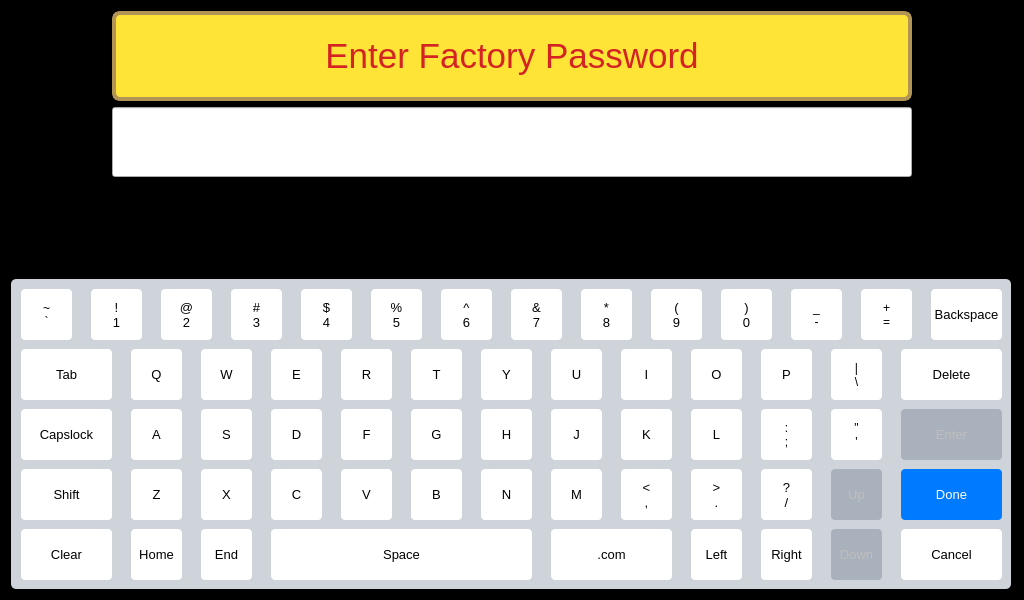
<?xml version="1.0" encoding="UTF-8"?>
<ui version="4.0">
 <class>KeyboardWidget</class>
 <widget class="QWidget" name="KeyboardWidget">
  <property name="geometry">
   <rect>
    <x>0</x>
    <y>0</y>
    <width>1024</width>
    <height>600</height>
   </rect>
  </property>
  <property name="sizePolicy">
   <sizepolicy hsizetype="Fixed" vsizetype="Fixed">
    <horstretch>0</horstretch>
    <verstretch>0</verstretch>
   </sizepolicy>
  </property>
  <property name="minimumSize">
   <size>
    <width>1024</width>
    <height>600</height>
   </size>
  </property>
  <property name="maximumSize">
   <size>
    <width>1024</width>
    <height>600</height>
   </size>
  </property>
  <property name="windowTitle">
   <string>Form</string>
  </property>
  <property name="styleSheet">
   <string notr="true">QWidget#KeyboardWidget {
background-color: black;
}</string>
  </property>
  <layout class="QVBoxLayout" name="verticalLayout">
   <item>
    <layout class="QHBoxLayout" name="horizontalLayout">
     <item>
      <spacer name="horizontalSpacer">
       <property name="orientation">
        <enum>Qt::Horizontal</enum>
       </property>
       <property name="sizeHint" stdset="0">
        <size>
         <width>40</width>
         <height>20</height>
        </size>
       </property>
      </spacer>
     </item>
     <item>
      <widget class="QLabel" name="Label">
       <property name="minimumSize">
        <size>
         <width>800</width>
         <height>90</height>
        </size>
       </property>
       <property name="maximumSize">
        <size>
         <width>16777215</width>
         <height>90</height>
        </size>
       </property>
       <property name="font">
        <font>
         <pointsize>26</pointsize>
        </font>
       </property>
       <property name="styleSheet">
        <string notr="true">background: rgb(255, 228, 56);
border: 4px solid rgb(178, 149, 84);
border-radius: 8px;
color: rgb(212, 35, 35);</string>
       </property>
       <property name="text">
        <string>Enter Factory Password</string>
       </property>
       <property name="alignment">
        <set>Qt::AlignCenter</set>
       </property>
      </widget>
     </item>
     <item>
      <spacer name="horizontalSpacer_2">
       <property name="orientation">
        <enum>Qt::Horizontal</enum>
       </property>
       <property name="sizeHint" stdset="0">
        <size>
         <width>40</width>
         <height>20</height>
        </size>
       </property>
      </spacer>
     </item>
    </layout>
   </item>
   <item>
    <layout class="QHBoxLayout" name="horizontalLayout_2">
     <item>
      <spacer name="horizontalSpacer_3">
       <property name="orientation">
        <enum>Qt::Horizontal</enum>
       </property>
       <property name="sizeHint" stdset="0">
        <size>
         <width>40</width>
         <height>20</height>
        </size>
       </property>
      </spacer>
     </item>
     <item>
      <widget class="QLineEdit" name="lineEdit">
       <property name="minimumSize">
        <size>
         <width>800</width>
         <height>70</height>
        </size>
       </property>
       <property name="maximumSize">
        <size>
         <width>16777215</width>
         <height>70</height>
        </size>
       </property>
       <property name="font">
        <font>
         <pointsize>26</pointsize>
        </font>
       </property>
       <property name="styleSheet">
        <string notr="true">padding: 0 18px;</string>
       </property>
      </widget>
     </item>
     <item>
      <spacer name="horizontalSpacer_4">
       <property name="orientation">
        <enum>Qt::Horizontal</enum>
       </property>
       <property name="sizeHint" stdset="0">
        <size>
         <width>40</width>
         <height>20</height>
        </size>
       </property>
      </spacer>
     </item>
    </layout>
   </item>
   <item>
    <spacer name="verticalSpacer">
     <property name="orientation">
      <enum>Qt::Vertical</enum>
     </property>
     <property name="sizeHint" stdset="0">
      <size>
       <width>20</width>
       <height>87</height>
      </size>
     </property>
    </spacer>
   </item>
   <item>
    <widget class="QWidget" name="keyboard" native="true">
     <property name="minimumSize">
      <size>
       <width>1000</width>
       <height>310</height>
      </size>
     </property>
     <property name="maximumSize">
      <size>
       <width>1000</width>
       <height>310</height>
      </size>
     </property>
     <property name="font">
      <font>
       <pointsize>10</pointsize>
      </font>
     </property>
     <property name="focusPolicy">
      <enum>Qt::NoFocus</enum>
     </property>
     <property name="styleSheet">
      <string notr="true">QWidget#keyboard {
background-color: rgb(207, 212, 218);
border-radius: 5px;
}

QPushButton {
background-color: white;
border-radius: 4px;
}

QPushButton:hover {
background-color: rgb(233, 233, 233);
}

QPushButton::checked {
background-color: lightgreen;
}

QPushButton:disabled {
background-color: rgb(169, 177, 188);
}</string>
     </property>
     <widget class="QPushButton" name="key_tab">
      <property name="geometry">
       <rect>
        <x>10</x>
        <y>70</y>
        <width>91</width>
        <height>51</height>
       </rect>
      </property>
      <property name="font">
       <font>
        <pointsize>10</pointsize>
       </font>
      </property>
      <property name="focusPolicy">
       <enum>Qt::NoFocus</enum>
      </property>
      <property name="text">
       <string>Tab</string>
      </property>
     </widget>
     <widget class="QPushButton" name="key_capslock">
      <property name="geometry">
       <rect>
        <x>10</x>
        <y>130</y>
        <width>91</width>
        <height>51</height>
       </rect>
      </property>
      <property name="font">
       <font>
        <pointsize>10</pointsize>
       </font>
      </property>
      <property name="focusPolicy">
       <enum>Qt::NoFocus</enum>
      </property>
      <property name="text">
       <string>Capslock</string>
      </property>
      <property name="checkable">
       <bool>true</bool>
      </property>
     </widget>
     <widget class="QPushButton" name="key_shift">
      <property name="geometry">
       <rect>
        <x>10</x>
        <y>190</y>
        <width>91</width>
        <height>51</height>
       </rect>
      </property>
      <property name="font">
       <font>
        <pointsize>10</pointsize>
       </font>
      </property>
      <property name="focusPolicy">
       <enum>Qt::NoFocus</enum>
      </property>
      <property name="text">
       <string>Shift</string>
      </property>
      <property name="checkable">
       <bool>true</bool>
      </property>
     </widget>
     <widget class="QPushButton" name="key_clear">
      <property name="geometry">
       <rect>
        <x>10</x>
        <y>250</y>
        <width>91</width>
        <height>51</height>
       </rect>
      </property>
      <property name="font">
       <font>
        <pointsize>10</pointsize>
       </font>
      </property>
      <property name="focusPolicy">
       <enum>Qt::NoFocus</enum>
      </property>
      <property name="text">
       <string>Clear</string>
      </property>
     </widget>
     <widget class="QPushButton" name="key_1">
      <property name="geometry">
       <rect>
        <x>80</x>
        <y>10</y>
        <width>51</width>
        <height>51</height>
       </rect>
      </property>
      <property name="font">
       <font>
        <pointsize>10</pointsize>
       </font>
      </property>
      <property name="focusPolicy">
       <enum>Qt::NoFocus</enum>
      </property>
      <property name="text">
       <string>!
1</string>
      </property>
     </widget>
     <widget class="QPushButton" name="key_2">
      <property name="geometry">
       <rect>
        <x>150</x>
        <y>10</y>
        <width>51</width>
        <height>51</height>
       </rect>
      </property>
      <property name="font">
       <font>
        <pointsize>10</pointsize>
       </font>
      </property>
      <property name="focusPolicy">
       <enum>Qt::NoFocus</enum>
      </property>
      <property name="text">
       <string>@
2</string>
      </property>
     </widget>
     <widget class="QPushButton" name="key_3">
      <property name="geometry">
       <rect>
        <x>220</x>
        <y>10</y>
        <width>51</width>
        <height>51</height>
       </rect>
      </property>
      <property name="font">
       <font>
        <pointsize>10</pointsize>
       </font>
      </property>
      <property name="focusPolicy">
       <enum>Qt::NoFocus</enum>
      </property>
      <property name="text">
       <string>#
3</string>
      </property>
     </widget>
     <widget class="QPushButton" name="key_4">
      <property name="geometry">
       <rect>
        <x>290</x>
        <y>10</y>
        <width>51</width>
        <height>51</height>
       </rect>
      </property>
      <property name="font">
       <font>
        <pointsize>10</pointsize>
       </font>
      </property>
      <property name="focusPolicy">
       <enum>Qt::NoFocus</enum>
      </property>
      <property name="text">
       <string>$
4</string>
      </property>
     </widget>
     <widget class="QPushButton" name="key_5">
      <property name="geometry">
       <rect>
        <x>360</x>
        <y>10</y>
        <width>51</width>
        <height>51</height>
       </rect>
      </property>
      <property name="font">
       <font>
        <pointsize>10</pointsize>
       </font>
      </property>
      <property name="focusPolicy">
       <enum>Qt::NoFocus</enum>
      </property>
      <property name="text">
       <string>%
5</string>
      </property>
     </widget>
     <widget class="QPushButton" name="key_6">
      <property name="geometry">
       <rect>
        <x>430</x>
        <y>10</y>
        <width>51</width>
        <height>51</height>
       </rect>
      </property>
      <property name="font">
       <font>
        <pointsize>10</pointsize>
       </font>
      </property>
      <property name="focusPolicy">
       <enum>Qt::NoFocus</enum>
      </property>
      <property name="text">
       <string>^
6</string>
      </property>
     </widget>
     <widget class="QPushButton" name="key_7">
      <property name="geometry">
       <rect>
        <x>500</x>
        <y>10</y>
        <width>51</width>
        <height>51</height>
       </rect>
      </property>
      <property name="font">
       <font>
        <pointsize>10</pointsize>
       </font>
      </property>
      <property name="focusPolicy">
       <enum>Qt::NoFocus</enum>
      </property>
      <property name="text">
       <string>&amp;&amp;
7</string>
      </property>
     </widget>
     <widget class="QPushButton" name="key_8">
      <property name="geometry">
       <rect>
        <x>570</x>
        <y>10</y>
        <width>51</width>
        <height>51</height>
       </rect>
      </property>
      <property name="font">
       <font>
        <pointsize>10</pointsize>
       </font>
      </property>
      <property name="focusPolicy">
       <enum>Qt::NoFocus</enum>
      </property>
      <property name="text">
       <string>*
8</string>
      </property>
     </widget>
     <widget class="QPushButton" name="key_9">
      <property name="geometry">
       <rect>
        <x>640</x>
        <y>10</y>
        <width>51</width>
        <height>51</height>
       </rect>
      </property>
      <property name="font">
       <font>
        <pointsize>10</pointsize>
       </font>
      </property>
      <property name="focusPolicy">
       <enum>Qt::NoFocus</enum>
      </property>
      <property name="text">
       <string>(
9</string>
      </property>
     </widget>
     <widget class="QPushButton" name="key_0">
      <property name="geometry">
       <rect>
        <x>710</x>
        <y>10</y>
        <width>51</width>
        <height>51</height>
       </rect>
      </property>
      <property name="font">
       <font>
        <pointsize>10</pointsize>
       </font>
      </property>
      <property name="focusPolicy">
       <enum>Qt::NoFocus</enum>
      </property>
      <property name="text">
       <string>)
0</string>
      </property>
     </widget>
     <widget class="QPushButton" name="key_backspace">
      <property name="geometry">
       <rect>
        <x>920</x>
        <y>10</y>
        <width>71</width>
        <height>51</height>
       </rect>
      </property>
      <property name="font">
       <font>
        <pointsize>10</pointsize>
       </font>
      </property>
      <property name="focusPolicy">
       <enum>Qt::NoFocus</enum>
      </property>
      <property name="text">
       <string>Backspace</string>
      </property>
     </widget>
     <widget class="QPushButton" name="key_q">
      <property name="geometry">
       <rect>
        <x>120</x>
        <y>70</y>
        <width>51</width>
        <height>51</height>
       </rect>
      </property>
      <property name="font">
       <font>
        <pointsize>10</pointsize>
       </font>
      </property>
      <property name="focusPolicy">
       <enum>Qt::NoFocus</enum>
      </property>
      <property name="text">
       <string>Q</string>
      </property>
     </widget>
     <widget class="QPushButton" name="key_w">
      <property name="geometry">
       <rect>
        <x>190</x>
        <y>70</y>
        <width>51</width>
        <height>51</height>
       </rect>
      </property>
      <property name="font">
       <font>
        <pointsize>10</pointsize>
       </font>
      </property>
      <property name="focusPolicy">
       <enum>Qt::NoFocus</enum>
      </property>
      <property name="text">
       <string>W</string>
      </property>
     </widget>
     <widget class="QPushButton" name="key_e">
      <property name="geometry">
       <rect>
        <x>260</x>
        <y>70</y>
        <width>51</width>
        <height>51</height>
       </rect>
      </property>
      <property name="font">
       <font>
        <pointsize>10</pointsize>
       </font>
      </property>
      <property name="focusPolicy">
       <enum>Qt::NoFocus</enum>
      </property>
      <property name="text">
       <string>E</string>
      </property>
     </widget>
     <widget class="QPushButton" name="key_r">
      <property name="geometry">
       <rect>
        <x>330</x>
        <y>70</y>
        <width>51</width>
        <height>51</height>
       </rect>
      </property>
      <property name="font">
       <font>
        <pointsize>10</pointsize>
       </font>
      </property>
      <property name="focusPolicy">
       <enum>Qt::NoFocus</enum>
      </property>
      <property name="text">
       <string>R</string>
      </property>
     </widget>
     <widget class="QPushButton" name="key_t">
      <property name="geometry">
       <rect>
        <x>400</x>
        <y>70</y>
        <width>51</width>
        <height>51</height>
       </rect>
      </property>
      <property name="font">
       <font>
        <pointsize>10</pointsize>
       </font>
      </property>
      <property name="focusPolicy">
       <enum>Qt::NoFocus</enum>
      </property>
      <property name="text">
       <string>T</string>
      </property>
     </widget>
     <widget class="QPushButton" name="key_y">
      <property name="geometry">
       <rect>
        <x>470</x>
        <y>70</y>
        <width>51</width>
        <height>51</height>
       </rect>
      </property>
      <property name="font">
       <font>
        <pointsize>10</pointsize>
       </font>
      </property>
      <property name="focusPolicy">
       <enum>Qt::NoFocus</enum>
      </property>
      <property name="text">
       <string>Y</string>
      </property>
     </widget>
     <widget class="QPushButton" name="key_u">
      <property name="geometry">
       <rect>
        <x>540</x>
        <y>70</y>
        <width>51</width>
        <height>51</height>
       </rect>
      </property>
      <property name="font">
       <font>
        <pointsize>10</pointsize>
       </font>
      </property>
      <property name="focusPolicy">
       <enum>Qt::NoFocus</enum>
      </property>
      <property name="text">
       <string>U</string>
      </property>
     </widget>
     <widget class="QPushButton" name="key_i">
      <property name="geometry">
       <rect>
        <x>610</x>
        <y>70</y>
        <width>51</width>
        <height>51</height>
       </rect>
      </property>
      <property name="font">
       <font>
        <pointsize>10</pointsize>
       </font>
      </property>
      <property name="focusPolicy">
       <enum>Qt::NoFocus</enum>
      </property>
      <property name="text">
       <string>I</string>
      </property>
     </widget>
     <widget class="QPushButton" name="key_o">
      <property name="geometry">
       <rect>
        <x>680</x>
        <y>70</y>
        <width>51</width>
        <height>51</height>
       </rect>
      </property>
      <property name="font">
       <font>
        <pointsize>10</pointsize>
       </font>
      </property>
      <property name="focusPolicy">
       <enum>Qt::NoFocus</enum>
      </property>
      <property name="text">
       <string>O</string>
      </property>
     </widget>
     <widget class="QPushButton" name="key_p">
      <property name="geometry">
       <rect>
        <x>750</x>
        <y>70</y>
        <width>51</width>
        <height>51</height>
       </rect>
      </property>
      <property name="font">
       <font>
        <pointsize>10</pointsize>
       </font>
      </property>
      <property name="focusPolicy">
       <enum>Qt::NoFocus</enum>
      </property>
      <property name="text">
       <string>P</string>
      </property>
     </widget>
     <widget class="QPushButton" name="key_a">
      <property name="geometry">
       <rect>
        <x>120</x>
        <y>130</y>
        <width>51</width>
        <height>51</height>
       </rect>
      </property>
      <property name="font">
       <font>
        <pointsize>10</pointsize>
       </font>
      </property>
      <property name="focusPolicy">
       <enum>Qt::NoFocus</enum>
      </property>
      <property name="text">
       <string>A</string>
      </property>
     </widget>
     <widget class="QPushButton" name="key_s">
      <property name="geometry">
       <rect>
        <x>190</x>
        <y>130</y>
        <width>51</width>
        <height>51</height>
       </rect>
      </property>
      <property name="font">
       <font>
        <pointsize>10</pointsize>
       </font>
      </property>
      <property name="focusPolicy">
       <enum>Qt::NoFocus</enum>
      </property>
      <property name="text">
       <string>S</string>
      </property>
     </widget>
     <widget class="QPushButton" name="key_d">
      <property name="geometry">
       <rect>
        <x>260</x>
        <y>130</y>
        <width>51</width>
        <height>51</height>
       </rect>
      </property>
      <property name="font">
       <font>
        <pointsize>10</pointsize>
       </font>
      </property>
      <property name="focusPolicy">
       <enum>Qt::NoFocus</enum>
      </property>
      <property name="text">
       <string>D</string>
      </property>
     </widget>
     <widget class="QPushButton" name="key_f">
      <property name="geometry">
       <rect>
        <x>330</x>
        <y>130</y>
        <width>51</width>
        <height>51</height>
       </rect>
      </property>
      <property name="font">
       <font>
        <pointsize>10</pointsize>
       </font>
      </property>
      <property name="focusPolicy">
       <enum>Qt::NoFocus</enum>
      </property>
      <property name="text">
       <string>F</string>
      </property>
     </widget>
     <widget class="QPushButton" name="key_g">
      <property name="geometry">
       <rect>
        <x>400</x>
        <y>130</y>
        <width>51</width>
        <height>51</height>
       </rect>
      </property>
      <property name="font">
       <font>
        <pointsize>10</pointsize>
       </font>
      </property>
      <property name="focusPolicy">
       <enum>Qt::NoFocus</enum>
      </property>
      <property name="text">
       <string>G</string>
      </property>
     </widget>
     <widget class="QPushButton" name="key_h">
      <property name="geometry">
       <rect>
        <x>470</x>
        <y>130</y>
        <width>51</width>
        <height>51</height>
       </rect>
      </property>
      <property name="font">
       <font>
        <pointsize>10</pointsize>
       </font>
      </property>
      <property name="focusPolicy">
       <enum>Qt::NoFocus</enum>
      </property>
      <property name="text">
       <string>H</string>
      </property>
     </widget>
     <widget class="QPushButton" name="key_j">
      <property name="geometry">
       <rect>
        <x>540</x>
        <y>130</y>
        <width>51</width>
        <height>51</height>
       </rect>
      </property>
      <property name="font">
       <font>
        <pointsize>10</pointsize>
       </font>
      </property>
      <property name="focusPolicy">
       <enum>Qt::NoFocus</enum>
      </property>
      <property name="text">
       <string>J</string>
      </property>
     </widget>
     <widget class="QPushButton" name="key_k">
      <property name="geometry">
       <rect>
        <x>610</x>
        <y>130</y>
        <width>51</width>
        <height>51</height>
       </rect>
      </property>
      <property name="font">
       <font>
        <pointsize>10</pointsize>
       </font>
      </property>
      <property name="focusPolicy">
       <enum>Qt::NoFocus</enum>
      </property>
      <property name="text">
       <string>K</string>
      </property>
     </widget>
     <widget class="QPushButton" name="key_l">
      <property name="geometry">
       <rect>
        <x>680</x>
        <y>130</y>
        <width>51</width>
        <height>51</height>
       </rect>
      </property>
      <property name="font">
       <font>
        <pointsize>10</pointsize>
       </font>
      </property>
      <property name="focusPolicy">
       <enum>Qt::NoFocus</enum>
      </property>
      <property name="text">
       <string>L</string>
      </property>
     </widget>
     <widget class="QPushButton" name="key_z">
      <property name="geometry">
       <rect>
        <x>120</x>
        <y>190</y>
        <width>51</width>
        <height>51</height>
       </rect>
      </property>
      <property name="font">
       <font>
        <pointsize>10</pointsize>
       </font>
      </property>
      <property name="focusPolicy">
       <enum>Qt::NoFocus</enum>
      </property>
      <property name="text">
       <string>Z</string>
      </property>
     </widget>
     <widget class="QPushButton" name="key_x">
      <property name="geometry">
       <rect>
        <x>190</x>
        <y>190</y>
        <width>51</width>
        <height>51</height>
       </rect>
      </property>
      <property name="font">
       <font>
        <pointsize>10</pointsize>
       </font>
      </property>
      <property name="focusPolicy">
       <enum>Qt::NoFocus</enum>
      </property>
      <property name="text">
       <string>X</string>
      </property>
     </widget>
     <widget class="QPushButton" name="key_c">
      <property name="geometry">
       <rect>
        <x>260</x>
        <y>190</y>
        <width>51</width>
        <height>51</height>
       </rect>
      </property>
      <property name="font">
       <font>
        <pointsize>10</pointsize>
       </font>
      </property>
      <property name="focusPolicy">
       <enum>Qt::NoFocus</enum>
      </property>
      <property name="text">
       <string>C</string>
      </property>
     </widget>
     <widget class="QPushButton" name="key_v">
      <property name="geometry">
       <rect>
        <x>330</x>
        <y>190</y>
        <width>51</width>
        <height>51</height>
       </rect>
      </property>
      <property name="font">
       <font>
        <pointsize>10</pointsize>
       </font>
      </property>
      <property name="focusPolicy">
       <enum>Qt::NoFocus</enum>
      </property>
      <property name="text">
       <string>V</string>
      </property>
     </widget>
     <widget class="QPushButton" name="key_b">
      <property name="geometry">
       <rect>
        <x>400</x>
        <y>190</y>
        <width>51</width>
        <height>51</height>
       </rect>
      </property>
      <property name="font">
       <font>
        <pointsize>10</pointsize>
       </font>
      </property>
      <property name="focusPolicy">
       <enum>Qt::NoFocus</enum>
      </property>
      <property name="text">
       <string>B</string>
      </property>
     </widget>
     <widget class="QPushButton" name="key_n">
      <property name="geometry">
       <rect>
        <x>470</x>
        <y>190</y>
        <width>51</width>
        <height>51</height>
       </rect>
      </property>
      <property name="font">
       <font>
        <pointsize>10</pointsize>
       </font>
      </property>
      <property name="focusPolicy">
       <enum>Qt::NoFocus</enum>
      </property>
      <property name="text">
       <string>N</string>
      </property>
     </widget>
     <widget class="QPushButton" name="key_m">
      <property name="geometry">
       <rect>
        <x>540</x>
        <y>190</y>
        <width>51</width>
        <height>51</height>
       </rect>
      </property>
      <property name="font">
       <font>
        <pointsize>10</pointsize>
       </font>
      </property>
      <property name="focusPolicy">
       <enum>Qt::NoFocus</enum>
      </property>
      <property name="text">
       <string>M</string>
      </property>
     </widget>
     <widget class="QPushButton" name="key_comma">
      <property name="geometry">
       <rect>
        <x>610</x>
        <y>190</y>
        <width>51</width>
        <height>51</height>
       </rect>
      </property>
      <property name="font">
       <font>
        <pointsize>10</pointsize>
       </font>
      </property>
      <property name="focusPolicy">
       <enum>Qt::NoFocus</enum>
      </property>
      <property name="text">
       <string>&lt;
,</string>
      </property>
     </widget>
     <widget class="QPushButton" name="key_fullstop">
      <property name="geometry">
       <rect>
        <x>680</x>
        <y>190</y>
        <width>51</width>
        <height>51</height>
       </rect>
      </property>
      <property name="font">
       <font>
        <pointsize>10</pointsize>
       </font>
      </property>
      <property name="focusPolicy">
       <enum>Qt::NoFocus</enum>
      </property>
      <property name="text">
       <string>&gt;
.</string>
      </property>
     </widget>
     <widget class="QPushButton" name="key_slash">
      <property name="geometry">
       <rect>
        <x>750</x>
        <y>190</y>
        <width>51</width>
        <height>51</height>
       </rect>
      </property>
      <property name="font">
       <font>
        <pointsize>10</pointsize>
       </font>
      </property>
      <property name="focusPolicy">
       <enum>Qt::NoFocus</enum>
      </property>
      <property name="text">
       <string>?
/</string>
      </property>
     </widget>
     <widget class="QPushButton" name="key_space">
      <property name="geometry">
       <rect>
        <x>260</x>
        <y>250</y>
        <width>261</width>
        <height>51</height>
       </rect>
      </property>
      <property name="font">
       <font>
        <pointsize>10</pointsize>
       </font>
      </property>
      <property name="focusPolicy">
       <enum>Qt::NoFocus</enum>
      </property>
      <property name="text">
       <string>Space</string>
      </property>
     </widget>
     <widget class="QPushButton" name="key_dotcom">
      <property name="geometry">
       <rect>
        <x>540</x>
        <y>250</y>
        <width>121</width>
        <height>51</height>
       </rect>
      </property>
      <property name="font">
       <font>
        <pointsize>10</pointsize>
       </font>
      </property>
      <property name="focusPolicy">
       <enum>Qt::NoFocus</enum>
      </property>
      <property name="text">
       <string>.com</string>
      </property>
     </widget>
     <widget class="QPushButton" name="key_delete">
      <property name="geometry">
       <rect>
        <x>890</x>
        <y>70</y>
        <width>101</width>
        <height>51</height>
       </rect>
      </property>
      <property name="font">
       <font>
        <pointsize>10</pointsize>
       </font>
      </property>
      <property name="focusPolicy">
       <enum>Qt::NoFocus</enum>
      </property>
      <property name="text">
       <string>Delete</string>
      </property>
     </widget>
     <widget class="QPushButton" name="key_enter">
      <property name="enabled">
       <bool>false</bool>
      </property>
      <property name="geometry">
       <rect>
        <x>890</x>
        <y>130</y>
        <width>101</width>
        <height>51</height>
       </rect>
      </property>
      <property name="font">
       <font>
        <pointsize>10</pointsize>
       </font>
      </property>
      <property name="focusPolicy">
       <enum>Qt::NoFocus</enum>
      </property>
      <property name="text">
       <string>Enter</string>
      </property>
     </widget>
     <widget class="QPushButton" name="key_accept">
      <property name="geometry">
       <rect>
        <x>890</x>
        <y>190</y>
        <width>101</width>
        <height>51</height>
       </rect>
      </property>
      <property name="font">
       <font>
        <pointsize>10</pointsize>
       </font>
      </property>
      <property name="focusPolicy">
       <enum>Qt::NoFocus</enum>
      </property>
      <property name="styleSheet">
       <string notr="true">QPushButton#key_accept {
background-color: rgb(0, 122, 255);
color: white;
}

QPushButton#key_accept:hover {
background-color: rgb(30, 152, 255);
}</string>
      </property>
      <property name="text">
       <string>Done</string>
      </property>
     </widget>
     <widget class="QPushButton" name="key_reject">
      <property name="geometry">
       <rect>
        <x>890</x>
        <y>250</y>
        <width>101</width>
        <height>51</height>
       </rect>
      </property>
      <property name="font">
       <font>
        <pointsize>10</pointsize>
       </font>
      </property>
      <property name="focusPolicy">
       <enum>Qt::NoFocus</enum>
      </property>
      <property name="text">
       <string>Cancel</string>
      </property>
     </widget>
     <widget class="QPushButton" name="key_up">
      <property name="enabled">
       <bool>false</bool>
      </property>
      <property name="geometry">
       <rect>
        <x>820</x>
        <y>190</y>
        <width>51</width>
        <height>51</height>
       </rect>
      </property>
      <property name="font">
       <font>
        <pointsize>10</pointsize>
       </font>
      </property>
      <property name="focusPolicy">
       <enum>Qt::NoFocus</enum>
      </property>
      <property name="text">
       <string>Up</string>
      </property>
     </widget>
     <widget class="QPushButton" name="key_down">
      <property name="enabled">
       <bool>false</bool>
      </property>
      <property name="geometry">
       <rect>
        <x>820</x>
        <y>250</y>
        <width>51</width>
        <height>51</height>
       </rect>
      </property>
      <property name="font">
       <font>
        <pointsize>10</pointsize>
       </font>
      </property>
      <property name="focusPolicy">
       <enum>Qt::NoFocus</enum>
      </property>
      <property name="text">
       <string>Down</string>
      </property>
     </widget>
     <widget class="QPushButton" name="key_left">
      <property name="geometry">
       <rect>
        <x>680</x>
        <y>250</y>
        <width>51</width>
        <height>51</height>
       </rect>
      </property>
      <property name="font">
       <font>
        <pointsize>10</pointsize>
       </font>
      </property>
      <property name="focusPolicy">
       <enum>Qt::NoFocus</enum>
      </property>
      <property name="text">
       <string>Left</string>
      </property>
     </widget>
     <widget class="QPushButton" name="key_right">
      <property name="geometry">
       <rect>
        <x>750</x>
        <y>250</y>
        <width>51</width>
        <height>51</height>
       </rect>
      </property>
      <property name="font">
       <font>
        <pointsize>10</pointsize>
       </font>
      </property>
      <property name="focusPolicy">
       <enum>Qt::NoFocus</enum>
      </property>
      <property name="text">
       <string>Right</string>
      </property>
     </widget>
     <widget class="QPushButton" name="key_home">
      <property name="geometry">
       <rect>
        <x>120</x>
        <y>250</y>
        <width>51</width>
        <height>51</height>
       </rect>
      </property>
      <property name="font">
       <font>
        <pointsize>10</pointsize>
       </font>
      </property>
      <property name="focusPolicy">
       <enum>Qt::NoFocus</enum>
      </property>
      <property name="text">
       <string>Home</string>
      </property>
     </widget>
     <widget class="QPushButton" name="key_end">
      <property name="geometry">
       <rect>
        <x>190</x>
        <y>250</y>
        <width>51</width>
        <height>51</height>
       </rect>
      </property>
      <property name="font">
       <font>
        <pointsize>10</pointsize>
       </font>
      </property>
      <property name="focusPolicy">
       <enum>Qt::NoFocus</enum>
      </property>
      <property name="text">
       <string>End</string>
      </property>
     </widget>
     <widget class="QPushButton" name="key_accent">
      <property name="geometry">
       <rect>
        <x>10</x>
        <y>10</y>
        <width>51</width>
        <height>51</height>
       </rect>
      </property>
      <property name="focusPolicy">
       <enum>Qt::NoFocus</enum>
      </property>
      <property name="text">
       <string>~
`</string>
      </property>
     </widget>
     <widget class="QPushButton" name="key_minus">
      <property name="geometry">
       <rect>
        <x>780</x>
        <y>10</y>
        <width>51</width>
        <height>51</height>
       </rect>
      </property>
      <property name="focusPolicy">
       <enum>Qt::NoFocus</enum>
      </property>
      <property name="text">
       <string>_
-</string>
      </property>
     </widget>
     <widget class="QPushButton" name="key_equal">
      <property name="geometry">
       <rect>
        <x>850</x>
        <y>10</y>
        <width>51</width>
        <height>51</height>
       </rect>
      </property>
      <property name="focusPolicy">
       <enum>Qt::NoFocus</enum>
      </property>
      <property name="text">
       <string>+
=</string>
      </property>
     </widget>
     <widget class="QPushButton" name="key_semicolon">
      <property name="geometry">
       <rect>
        <x>750</x>
        <y>130</y>
        <width>51</width>
        <height>51</height>
       </rect>
      </property>
      <property name="focusPolicy">
       <enum>Qt::NoFocus</enum>
      </property>
      <property name="text">
       <string>:
;</string>
      </property>
     </widget>
     <widget class="QPushButton" name="key_apos">
      <property name="geometry">
       <rect>
        <x>820</x>
        <y>130</y>
        <width>51</width>
        <height>51</height>
       </rect>
      </property>
      <property name="focusPolicy">
       <enum>Qt::NoFocus</enum>
      </property>
      <property name="text">
       <string>&quot;
'</string>
      </property>
     </widget>
     <widget class="QPushButton" name="key_backslash">
      <property name="geometry">
       <rect>
        <x>820</x>
        <y>70</y>
        <width>51</width>
        <height>51</height>
       </rect>
      </property>
      <property name="focusPolicy">
       <enum>Qt::NoFocus</enum>
      </property>
      <property name="text">
       <string>|
\</string>
      </property>
     </widget>
    </widget>
   </item>
  </layout>
 </widget>
 <resources/>
 <connections/>
</ui>
